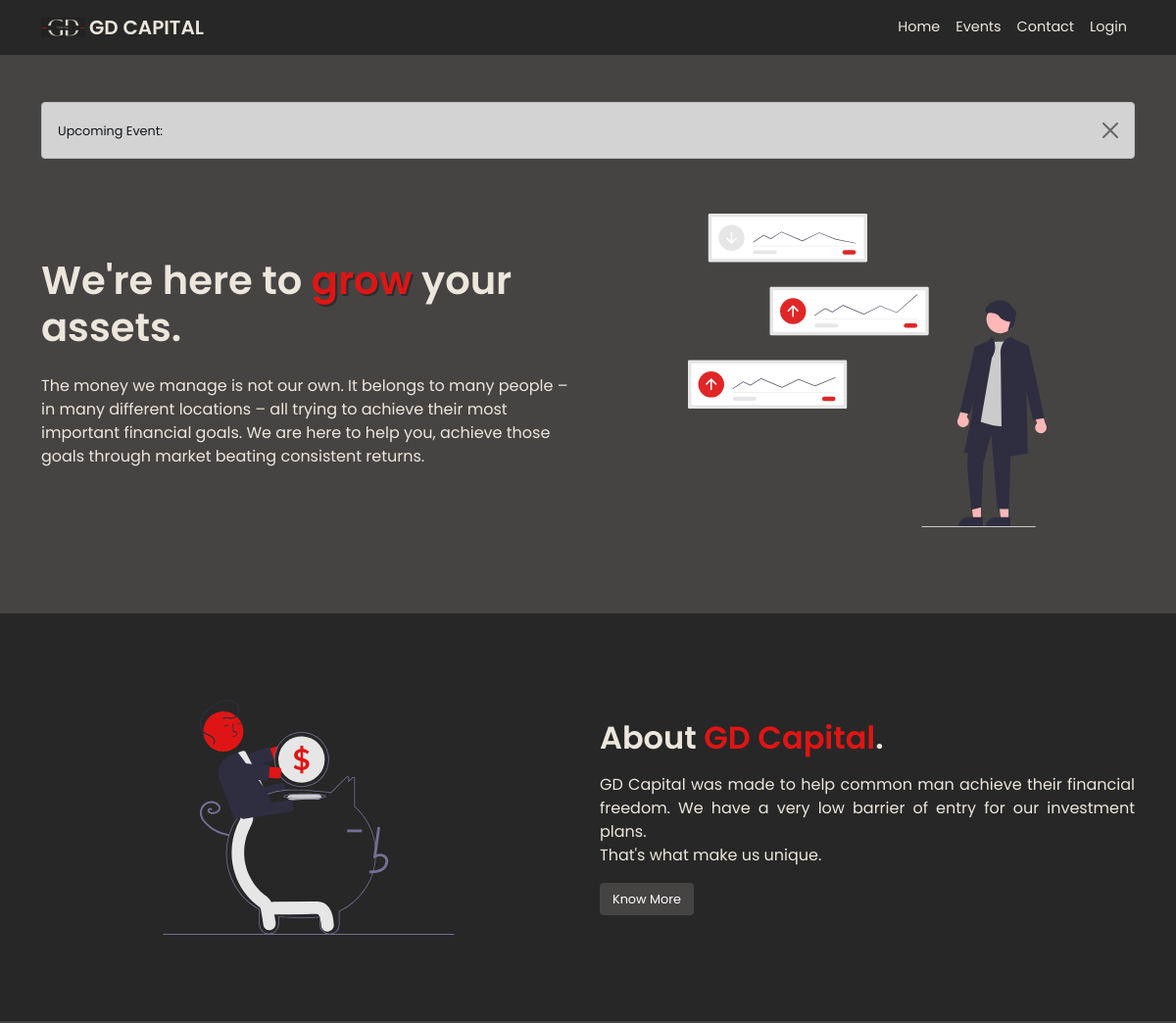
The app's page / (upper part), older data.
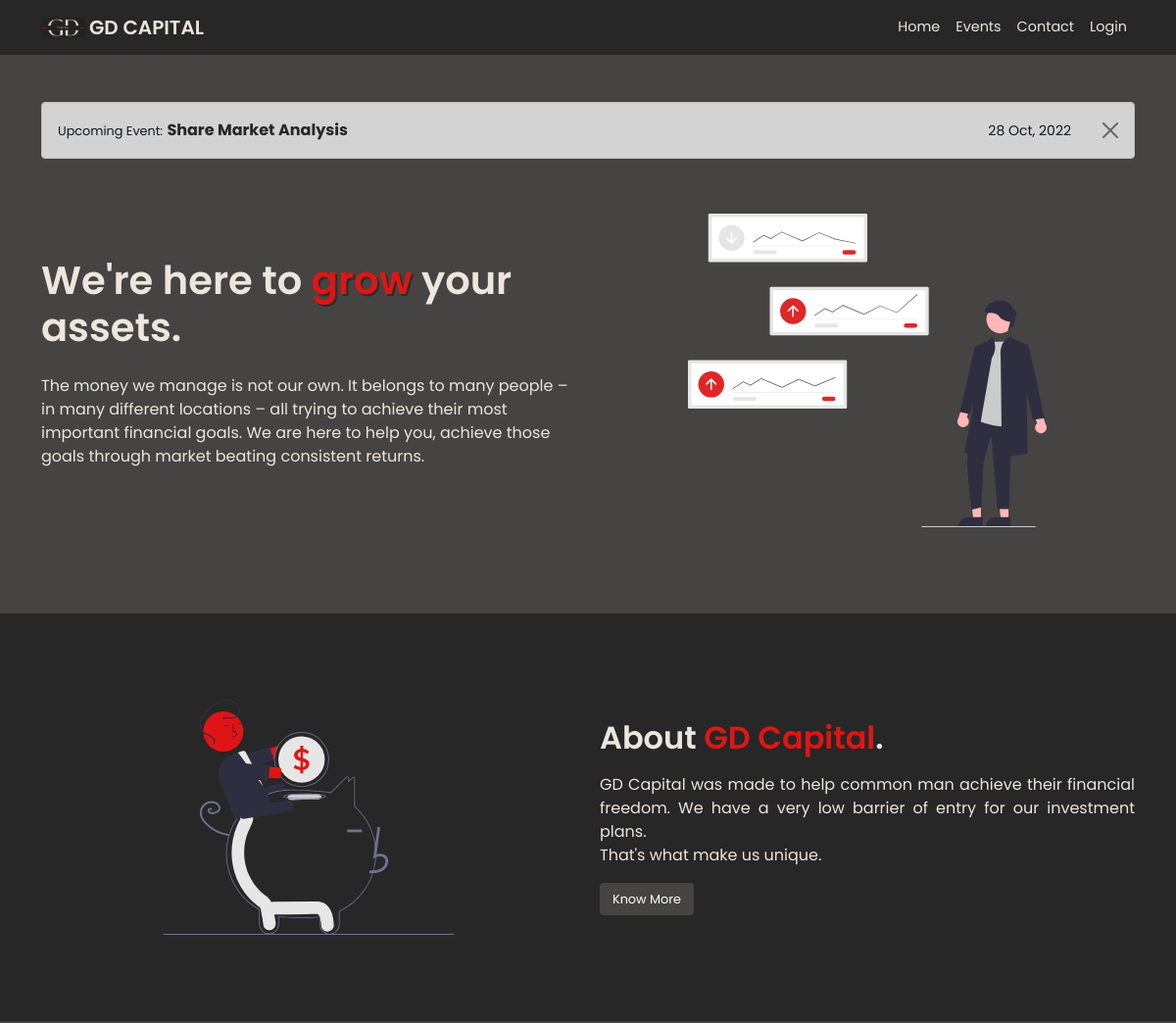
The same page, newer data.
### myapp/models.py (models this page shows, shortened)
class Event(models.Model):
    title = models.CharField(max_length=100, null=True, blank=True)
    description = models.TextField(max_length=500, null=True, blank=True)
    date = models.DateTimeField()

### myapp/views.py (the view)
# urls.py: path('', views.homepage, name='homepage'),
def homepage(request):
    reviewdata = Review.objects.all()
    upcomingdata = Event.objects.last()
    return render(request,"home.html",{'data':reviewdata,'mydata':upcomingdata})

### templates/home.html (shortened to what this page needs)
{% extends 'base.html' %}
{% load static %}
{% load crispy_forms_filters %}
{% load crispy_forms_tags %}
{% block body %}
<section class="header-sec py-5">
    <div class="container">
        <div class="alert alert-dark alert-dismissible fade show" role="alert">
            <div style="display:flex; justify-content:space-between;align-items: center;">
                <span>
                    <span style="font-size: 0.8rem;">Upcoming Event:</span> <a href="/events" style="color:#272727;font-weight:bold;font-size: 1rem;">{{mydata.title}}</a>
                </span>
                <span>
                <small class="me-3">
                    {{mydata.date|date:"d M, Y"}}
                </small>
            </span>
            </div>
            <button type="button" class="btn-close" data-bs-dismiss="alert" aria-label="Close"></button>
          </div>
        <div class="row py-3">
            <div class="col-md-6 col-lg-6 col-12 order-md-2 order-lg-2 order-1 py-4">
                <div class="text-center">
                    <img class="header-image" src="{% static 'images/header-image.svg' %}" alt="">
                </div>
            </div>
            <div class="col-md-6 col-lg-6 col-12 order-md-1 order-lg-1 order-2 py-4" style="display:flex;justify-content:center;align-items: start; flex-direction:column;color: #ece6dc">
                <h1 class="heading-text">We're here to <span style="color: #df1515;text-shadow: 2px 2px rgb(45, 45, 45);">grow</span> your assets.</h1>
                <p class="mt-3">The money we manage is not our own. It belongs to many people – in many different locations – all trying to achieve their most important financial goals. We are here to help you, achieve those goals through market beating consistent returns.</p>
            </div>
        </div>
    </div>
  </section>
  <section class="header-sec py-5 dark-bg">
    <div class="container">
        <div class="row py-3">
            <div class="col-md-6 col-lg-6 col-12 py-4">
                <div class="text-center">
                    <img  src="{% static 'images/about-img.svg' %}" style="height: 15rem;border-radius: 10px;width:80%; " alt="">
                </div>
            </div>
            <div class="col-md-6 col-lg-6 col-12 order-md-2 py-4" style="text-align: justify;color: #ece6dc;display: flex;
            flex-direction: column;
            justify-content: center;
            align-items: flex-start;">
            <h2 class="heading-text" style="color: #ece6dc">About <span style="color:#df1515;">GD Capital</span>.</h2>
                <p class="mt-2">GD Capital was made to help common man achieve their financial freedom. We have a very low barrier of entry for our investment plans. <br> That's what make us unique.</p>
            <a href="/about" class="btn about-button" style="background-color: #464343;color: #fff;font-size: 0.8rem !important;box-shadow: none !important;">Know More</a>
            </div>
        </div>
    </div>
  </section>
{% endblock body %}

Row changes from the older to the newer data that the page shows:
added Event: title "Share Market Analysis", date "28 Oct, 2022"
